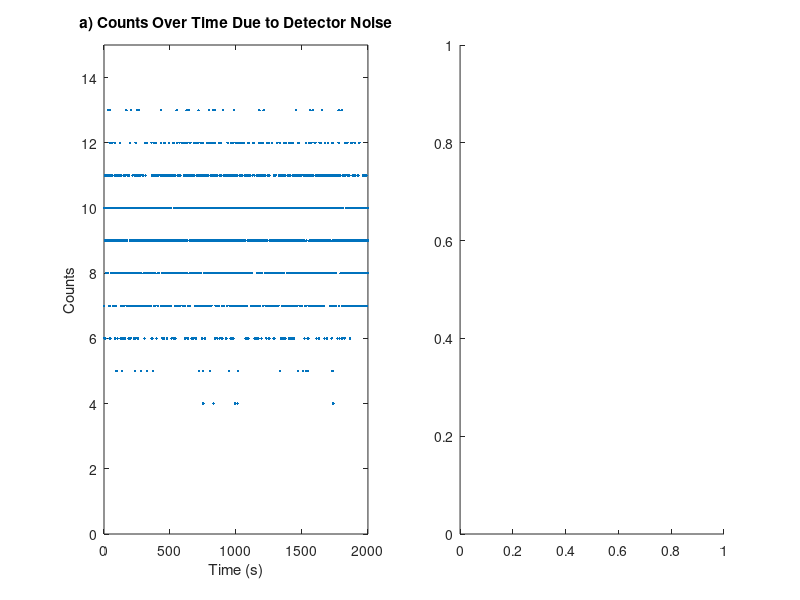

MATLAB code for this plot: (Note: this script raises an error after producing the figure.)
%% Load data
load data1.mat;
load data2.mat;
load data3.mat;
load data4.mat;

%% Create detector noise plot
figure
set(gcf, "Position", [100,100,1100,400])
subplot(1,2,1)
plot(times1, detector1, '.')
ylim([0,15])
title('a) Counts Over Time Due to Detector Noise')
xlabel('Time (s)')
ylabel('Counts')

subplot(1,2,2)
histogram(detector1)
title('b) Distribution of Count Numbers Due to Detector Noise')
xlabel('Counts')
ylabel('Frequency')

text_x = get(gca, 'xlim') - 3;
text_y = get(gca, 'ylim') - 30;
text(text_x(2), text_y(2),"\sigma = " + std(detector1))
text(text_x(2), text_y(2) - 20,"\mu = " + mean(detector1))



%% Create Secular Equilibrium Plot

figure
set(gcf, "Position", [200,300,1100,400])

subplot(1,2,1)
plot(times2, detector2, '.')
xlabel('Time (s)')
ylabel('Counts')
title('a) Counts Over Time at Secular Equilibrium')

subplot(1,2,2)
histogram(detector2)
title('b) Distribution of Count Numbers at Secular Equilibrium')
xlabel('Counts')
ylabel('Frequency')

text_x = get(gca, 'xlim') - 150;
text_y = get(gca, 'ylim') - 15;
text(text_x(2), text_y(2),"\sigma = " + std(detector2))
text(text_x(2), text_y(2) - 15,"\mu = " + mean(detector2))



%% Create 137mBa decay plot

% Define curve fitting function
%F1 = @(p, t) p(1) * exp(-p(2) * t);

% Set initial parameters for least squares
%p0 = [7300, 0.004];

% Calculate best fit parameters for the given function
%[plsq, ~,~,~,~] = lsqcurvefit(F1, p0, times3, detector3);

% Plot graph of 137mBa decay data
figure

set(gcf, "Position", [200,300,1100,400])
subplot(1,2,1)
plot(times3, detector3, 'b.')
xlabel('Time (s)')
ylabel('Counts')
title('a) 137mBa Decay')

% Find where the decay is below 2x the noise_level
noise_level = 9;

cutoff = 0;
for i = 1:length(detector3)
    if detector3(i) < (noise_level * 3)
        cutoff = i;
        break;
    end
end

t_lm = times3(1:cutoff);
y_lm = logdet3(1:cutoff);

% Create linear model
decay_model = fitlm(t_lm, y_lm)
c = decay_model.Coefficients{1,1};
c_e = decay_model.Coefficients{1,2};
m = decay_model.Coefficients{2,1};
m_e = decay_model.Coefficients{2,2};

decay_formula = @(t) c + m * t;
decay_str = sprintf('Formula: $\\log(C) = %.4f t + %.4f$', m, c);

% In log-linear coordinates with linear regression
subplot(1,2,2)
plot(times3, logdet3, 'b.')
hold on
plot(t_lm, decay_formula(t_lm), 'r-', 'LineWidth',1)
title('b) 137mBa Decay (Logarithmic)')
xlabel('Time (s)')
ylabel('log(Counts)')
legend('Data', 'Linear Model')

text_x = get(gca, 'xlim') - 1230;
text_y = get(gca, 'ylim') - 1.5;
text(text_x(2),text_y(2),decay_str, 'Interpreter','latex')



%% Create 137mBa Buildup plot
% Define curve fitting function
%F2 = @(p, t) p(1) * (1- exp(-p(2) * t));

% Set initial parameters for least squares
%p0 = [7300, 0.004];

% Calculate best fit parameters for the given function
%[plsq, ~,~,~,~] = lsqcurvefit(F2, p0, times4, detector4)

% Plot a graph of the 137mBa Buildup data
figure
set(gcf, "Position", [200,300,1100,400])

subplot(1,2,1)
plot(times4, detector4, 'b.')
xlabel('Time (s)')
ylabel('Counts')
title('a) 137mBa Buildup')



tp = 30.17*525948.766*60; % T1/2 for 137Cs (in s)
lambda_p = log(2)/tp; % Decay rate constant for 137Cs (s^-1)

td = 2.552*60; % T1/2 for 137mBa (in s)
lambda_d = log(2)/td; % Decay rate constant for 137mBa (s^-1)

C_E = 5e14 * lambda_p/lambda_d * (1-exp(-lambda_d)) * 0.02; % Expected equilibrium count number from simulation
C_0 = 1e7 * 0.02 * (1-exp(-lambda_d)); % Expected initial count number

% Find cutoff for when count number exceeds the equilibrium
cutoff = 0;
for i = 1:length(detector4)
    if detector4(i) > C_E
        cutoff = i - 1;
        break;
    end
end


% logC = zeros(size(detector4));
% for i = 1:length(detector4)
%     if C_E > detector4(i)
%         logC(i) = log((C_E - detector4(i))/(C_E - C_0));
%     end
% end

logC = log((C_E - detector4)/(C_E - C_0));

t_lm = times4(1:cutoff);
y_lm = logC(1:cutoff);

% Create linear model
buildup_model = fitlm(t_lm, y_lm)
c = buildup_model.Coefficients{1,1};
c_e = buildup_model.Coefficients{1,2};
m = buildup_model.Coefficients{2,1};
m_e = buildup_model.Coefficients{2,2};

buildup_formula = @(t) c + m * t;
buildup_str = sprintf('Formula: $\\log\\left(\\frac{C_E - C}{C_E - C_0}\\right) = %.4f t + %.4f$', m, c);



% In log-linear coordinates
subplot(1,2,2)
plot(times4, logC, 'b.');
hold on
plot(t_lm, buildup_formula(t_lm), 'r-', 'LineWidth',1)
title('b) 137mBa Buildup (Logarithmic)')
xlabel('Time (s)')
ylabel('$\log\left(\frac{C_E - C}{C_E - C_0}\right)$', 'Interpreter', 'latex')
legend('Data', 'Linear Model')

text_x = get(gca, 'xlim') - 1430;
text_y = get(gca, 'ylim') - 2.5;
text(text_x(2),text_y(2),buildup_str, 'Interpreter', 'latex')








